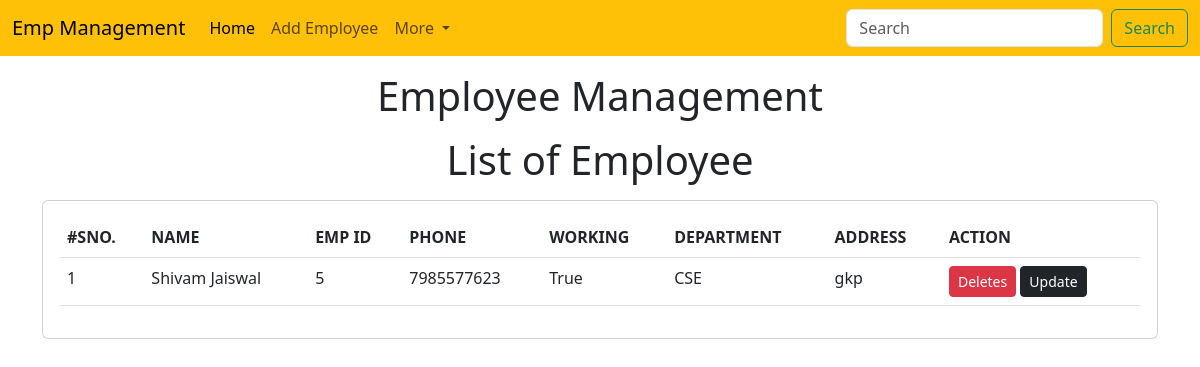
Page /emp/home/ on the earlier database version.
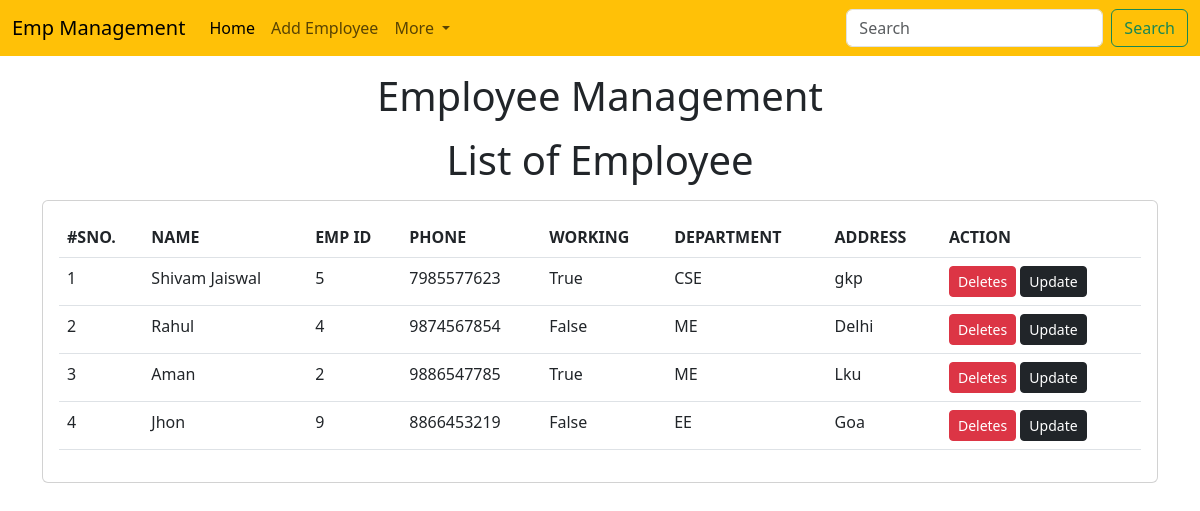
Same page on the later database version.
### emp/models.py (models this page shows)
class Emp(models.Model):
    name=models.CharField(max_length=200)
    emp_id=models.CharField(max_length=200)
    phone=models.CharField(max_length=10)
    address=models.CharField(max_length=10)
    working=models.BooleanField(default=True)
    department=models.CharField(max_length=10)

### emp/views.py (the view)
# urls.py: path("home/",emp_home),
def emp_home(request):
    emps=Emp.objects.all()
    return render(request,"emp/home.html",{
        'emps':emps
    })

### templates/emp/home.html (shortened to what this page needs)
<!doctype html>
<html lang="en">
  <head>
    <link href="https://cdn.jsdelivr.net/npm/bootstrap@5.3.0-alpha3/dist/css/bootstrap.min.css" rel="stylesheet">
  </head>
  <body>
     {% include 'emp/navbar.html'  %}
    <h1 class="text-center my-3">Employee Management</h1>
    <h1 class="text-center my-3">List of Employee</h1>
    <div class="container">
      <div class="row">
        <div class="col-md-12">
          <div class="card">
            <div class="card-body">
             <table class="table">
              <thead>
                <tr>
                  <th>#SNO.</th>
                  <th>NAME</th>
                  <th>EMP ID</th>
                  <th>PHONE</th>
                  <th>WORKING</th>
                  <th>DEPARTMENT</th>
                  <th>ADDRESS</th>
                  <th>ACTION</th>
                </tr>
              </thead>
              <tbody>
                {% for e in emps %}
                <tr>
                  <td>{{forloop.counter}}</td>
                  <td>{{e.name}}</td>
                  <td>{{e.emp_id}}</td>
                  <td>{{e.phone}}</td>
                  <td>{{e.working}}</td>
                  <td>{{e.department}}</td>
                  <td>{{e.address}}</td>
                  <td>
                    <a href="/emp/delete-emp/{{e.id}}" class="btn btn-danger btn-sm">Deletes</a>
                    <button class="btn btn-dark btn-sm">Update</button>
                  </td>
                </tr>
                {% endfor %}
              </tbody>
             </table>
              </div>
            </div>
          </div>
        </div>
      </div>
  </body>
</html>

### templates/emp/navbar.html (shortened to what this page needs)
<nav class="navbar navbar-expand-lg bg-warning">
    <div class="container-fluid">
      <a class="navbar-brand" href="#">Emp Management</a>
      <div class="collapse navbar-collapse" id="navbarSupportedContent">
        <ul class="navbar-nav me-auto mb-2 mb-lg-0">
          <li class="nav-item">
            <a class="nav-link active" aria-current="page" href="/emp/home/">Home</a>
          </li>
          <li class="nav-item">
            <a class="nav-link" href="/emp/add-emp/">Add Employee</a>
          </li>
          <li class="nav-item dropdown">
            <a class="nav-link dropdown-toggle" href="#" role="button" data-bs-toggle="dropdown" aria-expanded="false">
             More
            </a>
          </li>
        </ul>
        <form class="d-flex" role="search">
          <input class="form-control me-2" type="search" placeholder="Search" aria-label="Search">
          <button class="btn btn-outline-success" type="submit">Search</button>
        </form>
      </div>
    </div>
  </nav>

Differences in the rows shown:
added Emp: name "Rahul", emp_id "4", phone "9874567854", working "False", department "ME", address "Delhi"
added Emp: name "Aman", emp_id "2", phone "9886547785", working "True", department "ME", address "Lku"
added Emp: name "Jhon", emp_id "9", phone "8866453219", working "False", department "EE", address "Goa"
